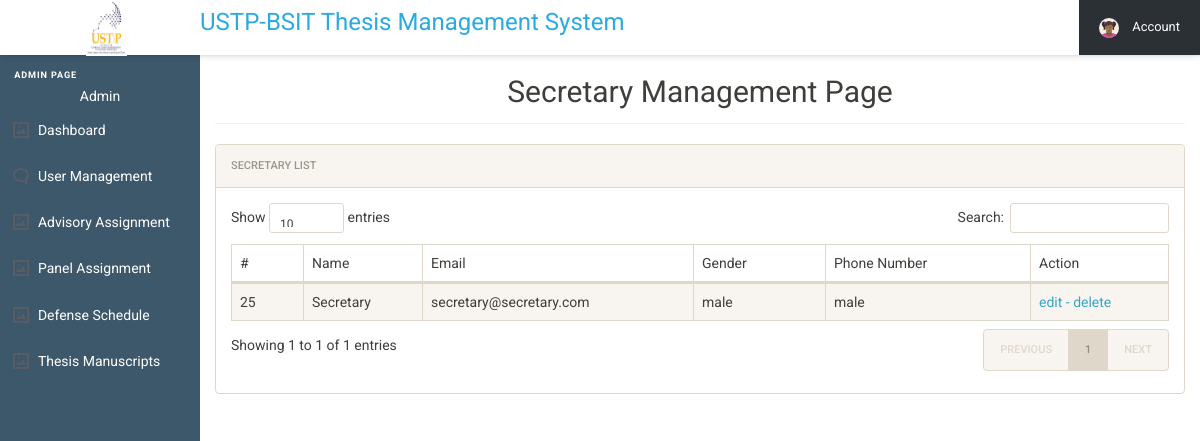
Page /user/admin/adminSideBarMenu/manageSecretary.php (signed in) on the committed database.
### tables this page shows
CREATE TABLE `users_tbl` (
  `user_id` int(11) NOT NULL,
  `name` varchar(250) NOT NULL,
  `email` varchar(250) NOT NULL,
  `userpassword` varchar(250) NOT NULL,
  `gender` text NOT NULL,
  `phone` int(25) NOT NULL,
  `type` varchar(250) DEFAULT NULL,
  `section` text DEFAULT NULL,
  `status` int(11) NOT NULL,
  `set_count` int(11) DEFAULT NULL
);

### user/admin/adminSideBarMenu/manageSecretary.php (the view, shortened to what this page needs)
<?php include 'admin_SESSION.php';
?>
<!DOCTYPE html>
<html lang="en">
<head>
  <link rel="stylesheet" href="../admin_assets/css/style.css">
  <link rel="stylesheet" href="../admin_css/font-awesome.min.css">
  <link rel="stylesheet" href="../admin_css/bootstrap.min.css">
  <link rel="stylesheet" href="../admin_css/bootstrap-social.css">
  <link rel="stylesheet" href="../admin_css/bootstrap-select.css">
  <link rel="stylesheet" href="../admin_css/style_dup.css">
  <link rel="stylesheet" href="../admin_css/dataTables.bootstrap.min.css">
  <link rel="stylesheet" href="../admin_css/awesome-bootstrap-checkbox.css">
</head>
<body>
  <header class="cd-main-header js-cd-main-header">
    <div class="cd-logo-wrapper">
      <div class="cd-logo"><img src="../admin_assets/img/ustp_logo.png" alt="Logo" class="ustp_logo"></div>
    </div>
    <div class="js-cd-search">
      <form>
        <center><h3 class="thesis-title">USTP-BSIT Thesis Management System</h3></center>
      </form>
    </div>
    <ul class="cd-nav__list js-cd-nav__list">
      <li class="cd-nav__item">
      <li class="cd-nav__item">
      <li class="cd-nav__item cd-nav__item--has-children cd-nav__item--account js-cd-item--has-children">
        <a href="#0">
          <img src="../admin_assets/img/cd-avatar.svg" alt="avatar">
          <span>Account</span>
        </a>
      </li>
    </ul>
  </header>
  <main class="cd-main-content">
    <nav class="cd-side-nav js-cd-side-nav">
      <ul class="cd-side__list js-cd-side__list">
        <li class="main-label">admin Page</li>
        <li class="main-label_dup" style="color:white; text-align: center;"><?php $ufunc->UserName();?></li>
        <li class="cd-side__sub-item cd-side__item cd-side__item--has-children">
          <a href="../index.php">Dashboard</a>
        </li>
        <li class="cd-side__item cd-side__item--has-children cd-side__item--comments js-cd-item--has-children">
          <a>User Management</a>
        </li>
      </ul>
      <ul class="cd-side__list js-cd-side__list">
        <li class="cd-side__sub-item cd-side__item cd-side__item--has-children">
          <a href="advisoryAssignment.php">Advisory Assignment</a>
        </li>
        <li class="cd-side__sub-item cd-side__item cd-side__item--has-children">
          <a href="panelAssignment.php">Panel Assignment</a>
        </li>
        <li class="cd-side__sub-item cd-side__item cd-side__item--has-children">
          <a href="defenseSchedule.php">Defense Schedule</a>
        </li>
        <li class="cd-side__sub-item cd-side__item cd-side__item--has-children">
          <a href="manuscript.php">Thesis Manuscripts</a>
        </li>
      </ul>
    </nav>
    <div class="content-wrapper">
      <div class="container-fluid">
        <div class="row">
          <div class="col-md-12">
            <center><h2 class="page-title">Secretary Management Page</h2></center>
            <div class="panel panel-default">
              <div class="panel-heading">Secretary List</div>
              <div class="panel-body">
                <table id="zctb" class="display table table-striped table-bordered table-hover" cellspacing="0" width="100%">
                  <thead>
                    <tr>
                      <th>#</th>
                      <th>Name</th>
                      <th>Email</th>
                      <th>Gender</th>
                      <th>Phone Number</th>
                      <th>Action</th>
                    </tr>
                  </thead>
                  <tbody>
<?php
  include '../../../includes/connect.php';
  $sql = "SELECT * from users_tbl where type = 'secretary';";
  $records = mysqli_query($conn, $sql);
  while  ($row = mysqli_fetch_object($records)) {
?>
                    <tr>
                      <td><?php echo htmlentities($row->user_id);?></td>
                      <td><?php echo htmlentities($row->name);?></td>
                      <td><?php echo htmlentities($row->email);?></td>
                      <td><?php echo htmlentities($row->gender);?></td>
                      <td><?php echo htmlentities($row->gender);?></td>
<td>
<a href="manageStudents_Styling/editRecords.php?edit=<?php echo htmlentities($row->user_id); ?>" onclick="return confirm('Do you want to EDIT this?');"> edit - </a>
<a href="manageSecretary.php?delete=<?php echo htmlentities($row->user_id);  ?>" onclick="return confirm('Do you want to DELETE this?');"> delete</a>
</td>
                    </tr>
                    <?php } ?>
                  </tbody>
                </table>
              </div>
            </div>
          </div>
        </div>
      </div>
    </div>
  </main>
</body>
</html>

### user/admin/admin_css/style_dup.css (style rules this page uses)
html { font-size: 14px; }
@media only screen and (min-width: 480px) { html { font-size: 17px; } }
@media only screen and (min-width: 768px) { html { font-size: 14px; } }
body { font-size: 1em; }
a { color: #37a6c4; }
.panel { overflow: hidden; }
ul, li { margin: 0; padding: 0; list-style: none; }
.page-title { padding-bottom: 15px; margin-bottom: 20px; border-bottom: 1px solid #f0f0f0; }

### rows in the picture
users_tbl: user_id "25", name "Secretary", email "secretary@secretary.com", gender "male"

### other values in the picture
$username "Admin"
